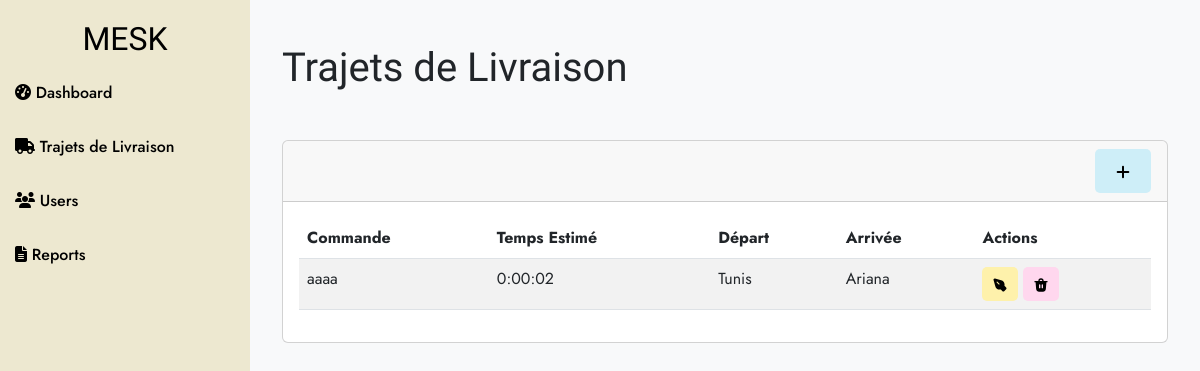
The page /trajets/ on the database its author committed.
### trajets/models.py (models this page shows, shortened)
class TrajetLivraison(models.Model):
    livraison = models.OneToOneField(Livraison, on_delete=models.CASCADE, related_name='trajet')
    temps_estime = models.DurationField()
    point_de_depart = models.CharField(max_length=255, blank=True)
    point_d_arrivee = models.CharField(max_length=255, blank=True)

### livraisons/models.py (models this page shows, shortened)
class Livraison(models.Model):
    governorates_data = {
        'Governorate': [
            'Ariana', 'Béja', 'Ben Arous', 'Bizerte', 'El Kef', 'Gabès', 'Gafsa', 'Jendouba',
            'Kairouan', 'Kasserine', 'Kebili', 'Mahdia', 'Manouba', 'Medenine', 'Monastir',
            'Nabeul', 'Sfax', 'Sidi Bouzid', 'Siliana', 'Sousse', 'Tataouine', 'Tozeur',
            'Tunis', 'Zaghouan'
        ],
        'Latitude': [
            36.8625, 36.7333, 36.7108, 37.2728, 36.1917, 33.8833, 34.4225, 35.1600,
            35.6772, 35.1667, 33.7050, 35.5000, 36.7933, 33.3547, 35.7694,
            36.4513, 34.7400, 35.0381, 35.5800, 35.8333, 32.9306, 33.6833,
            36.8064, 36.4267
        ],
        'Longitude': [
            10.1956, 9.1833, 10.7817, 9.8725, 8.8236, 10.1167, 8.7842, 8.9981,
            10.1008, 8.8333, 8.9650, 10.3000, 10.1622, 10.5053, 10.8194,
            10.6933, 10.7600, 9.4858, 9.1961, 10.6333, 10.4500, 8.1481,
            10.1817, 10.1767
        ]
    }
    coords_dict = {governorate: (latitude, longitude)
                   for governorate, latitude, longitude in zip(
                       governorates_data['Governorate'],
                       governorates_data['Latitude'],
                       governorates_data['Longitude']
                   )}
    GOUVERNORATS = [(governorate, governorate) for governorate in governorates_data['Governorate']]
    commande = models.CharField(max_length=100)
    adresse_livraison = models.CharField(max_length=255, choices=GOUVERNORATS)
    statut_livraison = models.CharField(max_length=50)
    transporteur = models.CharField(max_length=100)

### trajets/views.py (the view)
# urls.py: path('', views.trajet_list, name='trajet_list'),
def trajet_list(request):
    trajets = TrajetLivraison.objects.all()
    return render(request, 'trajets/trajet_list.html', {'trajets': trajets})

### trajets/templates/trajets/trajet_list.html (shortened to what this page needs)
<!DOCTYPE html>
<html lang="en">
<head>
    <link href="https://cdn.jsdelivr.net/npm/bootstrap@5.3.0-alpha1/dist/css/bootstrap.min.css" rel="stylesheet">
</head>
<body>
    <div class="sidebar">
        <h2 class="text-center text-black">MESK</h2>
        <a href="#dashboard"><i class="fas fa-tachometer-alt"></i> Dashboard</a>
        <a href="#trajets"><i class="fas fa-truck"></i> Trajets de Livraison</a>
        <a href="#users"><i class="fas fa-users"></i> Users</a>
        <a href="#reports"><i class="fas fa-file-alt"></i> Reports</a>
    </div>
    <div class="content">
        <div class="container-fluid">
            <h1 class="mt-4">Trajets de Livraison</h1>
            <div id="trajets" class="my-5">
                <div class="card">
                    <div class="card-header">
                        <div class="d-flex justify-content-end">
                            <a href="{% url 'trajet_create' %}" class="btn" style="background-color: #ceeef8; color: #000; padding: 10px 20px; border: none; border-radius: 5px;">
                            </a>
                        </div>
                    </div>
                    <div class="card-body">
                        <table class="table table-striped">
                            <thead>
                                <tr>
                                    <th>Commande</th>
                                    <th>Temps Estimé</th>
                                    <th>Départ</th>
                                    <th>Arrivée</th>
                                    <th>Actions</th>
                                </tr>
                            </thead>
                            <tbody>
                                {% for trajet in trajets %}
                                <tr>
                                    <td>{{ trajet.livraison.commande }}</td>
                                    <td>{{ trajet.temps_estime }}</td>
                                    <td>{{ trajet.point_de_depart }}</td>
                                    <td>{{ trajet.point_d_arrivee }}</td>
                                    <td>
                                        <button class="btn" style="background-color: #fef1ab; color: #000; padding: 5px 10px; border: none; border-radius: 5px;" data-bs-toggle="modal" data-bs-target="#updateModal{{ trajet.pk }}">
                                        </button>
                                        <button class="btn" style="background-color: #ffd7ee; color: #000; padding: 5px 10px; border: none; border-radius: 5px;" data-bs-toggle="modal" data-bs-target="#deleteModal{{ trajet.pk }}">
                                        </button>
                                    </td>
                                </tr>
                                {% endfor %}
                            </tbody>
                        </table>
                    </div>
                </div>
            </div>
        </div>
    </div>
</body>
</html>

### trajets/templates/trajets/trajet_list.html (style rules this page uses)
body { font-family: 'Jost', sans-serif; background-color: #f8f9fa; }
.sidebar { height: 100vh; background: #ede8d0; color: #fff; position: fixed; width: 250px; padding-top: 20px; font-family: 'Marcellus', serif; }
.sidebar a { color: #000000; text-decoration: none; padding: 15px; display: block; font-family: 'Jost', sans-serif; font-weight: 500; }
.content { margin-left: 250px; padding: 20px; font-family: 'Jost', sans-serif; }
h1, h2, h5 { font-family: 'Marcellus', serif; }

### rows shown on the page
TrajetLivraison: livraison.commande "aaaa", temps_estime "0:00:02", point_de_depart "Tunis", point_d_arrivee "Ariana"
